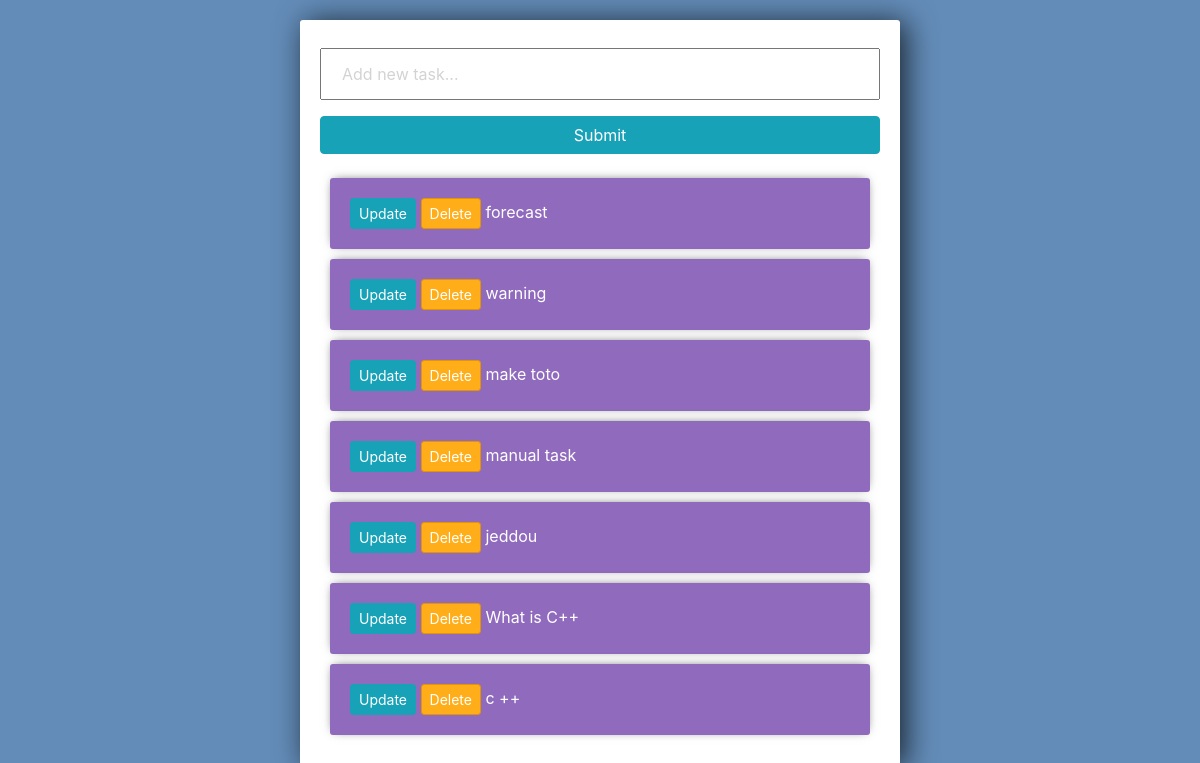
The app's page /, older data.
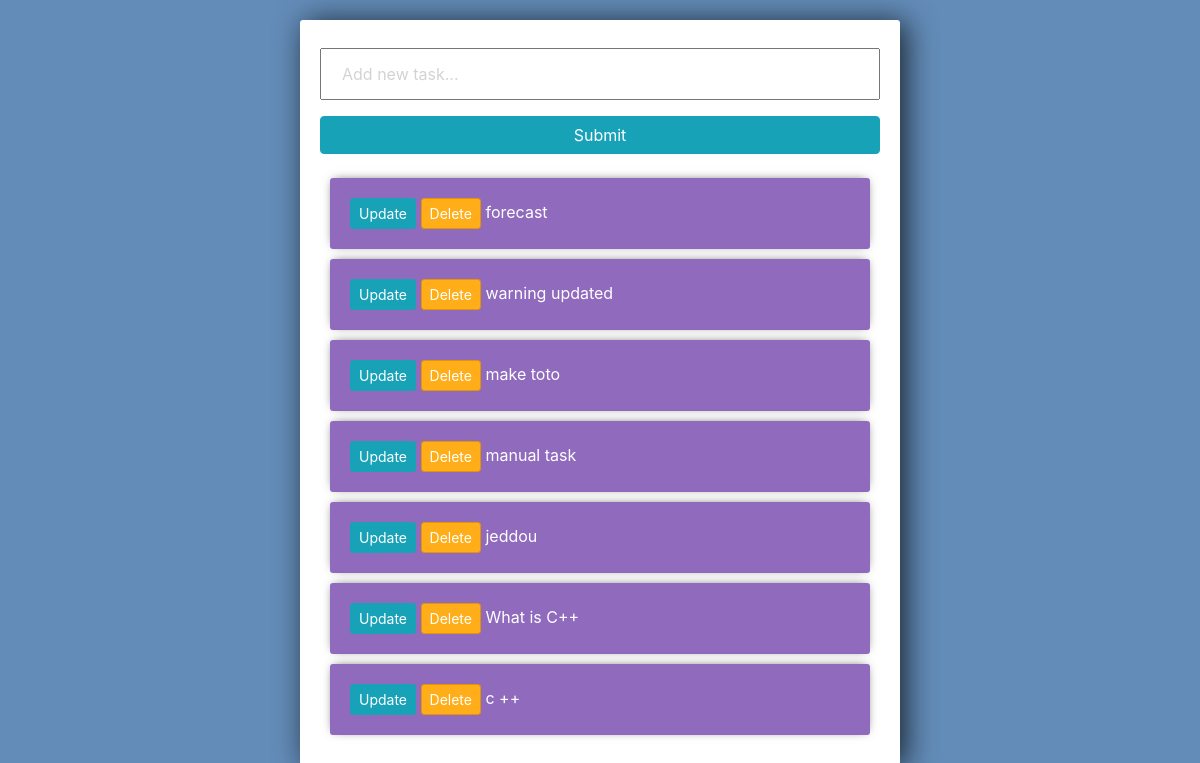
The same page, newer data.
### account/models.py (models this page shows)
class Task(models.Model):
    title = models.CharField(max_length=200)
    complete = models.BooleanField(default=False)
    created = models.DateTimeField(auto_now_add=True)
    def __str__(self):
        return self.title

### account/views.py (the view)
# urls.py: path('', views.index, name="list"),
def index(request):
    tasks = Task.objects.all()
    form = TaskForm()
    if request.method =='POST': #save if data is valid
            form = TaskForm(request.POST)
            if form.is_valid():
                form.save()
            return redirect('/')
    context = {'tasks':tasks , 'form':form}
    return render(request,'account/list.html',context)

### account/forms.py
class TaskForm(forms.ModelForm):
	title= forms.CharField(widget= forms.TextInput(attrs={'placeholder':'Add new task...'}))
	class Meta:
		model = Task
		fields = '__all__'

### account/templates/account/list.html (shortened to what this page needs)
<link rel="stylesheet" href="https://stackpath.bootstrapcdn.com/bootstrap/4.3.1/css/bootstrap.min.css">
<div class="center-column">
	<form method="POST" action="/">
		{{form.title}}
		<input class="btn btn-info" type="submit" name="Create Task">
	</form>
	<div class="todo-list">
	{% for task in tasks %}
		<div class="item-row">
			<a class="btn btn-sm btn-info" href="{% url 'update_task' task.id %}">Update</a>
			<a class="btn btn-sm btn-danger" href="{% url 'delete' task.id %}">Delete</a>
			{% if task.complete == True %}
			<strike>{{task}}</strike>
			{% else %}
			<span>{{task}}</span>
			{% endif %}
		</div>
	{% endfor %}
	</div>
</div>

Row changes from the older to the newer data that the page shows:
changed Task: title "warning" → "warning updated"
